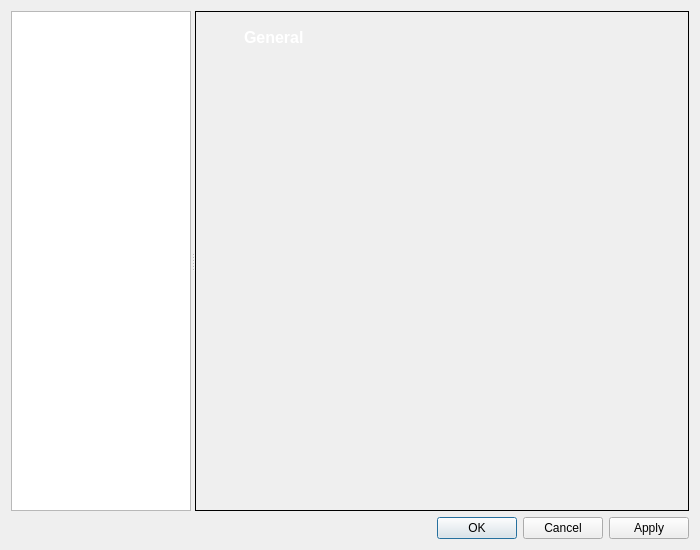
<?xml version="1.0" encoding="UTF-8"?>
<ui version="4.0">
 <class>VerticallyTabbedDialog</class>
 <widget class="QDialog" name="VerticallyTabbedDialog">
  <property name="geometry">
   <rect>
    <x>0</x>
    <y>0</y>
    <width>700</width>
    <height>550</height>
   </rect>
  </property>
  <property name="windowTitle">
   <string>Properties</string>
  </property>
  <layout class="QVBoxLayout" name="verticalLayout">
   <item>
    <widget class="QSplitter" name="splitter">
     <property name="orientation">
      <enum>Qt::Horizontal</enum>
     </property>
     <widget class="VerticalTabWidget" name="verticalTabs">
      <property name="minimumSize">
       <size>
        <width>180</width>
        <height>0</height>
       </size>
      </property>
      <property name="maximumSize">
       <size>
        <width>180</width>
        <height>16777215</height>
       </size>
      </property>
     </widget>
     <widget class="QWidget" name="contentWidget" native="true">
      <layout class="QVBoxLayout" name="verticalLayout_2">
       <property name="spacing">
        <number>0</number>
       </property>
       <property name="leftMargin">
        <number>0</number>
       </property>
       <property name="topMargin">
        <number>0</number>
       </property>
       <property name="rightMargin">
        <number>0</number>
       </property>
       <property name="bottomMargin">
        <number>0</number>
       </property>
       <item>
        <widget class="QFrame" name="blueBorder">
         <property name="frameShape">
          <enum>QFrame::Box</enum>
         </property>
         <property name="frameShadow">
          <enum>QFrame::Plain</enum>
         </property>
         <property name="lineWidth">
          <number>1</number>
         </property>
         <layout class="QVBoxLayout" name="verticalLayout_border">
          <property name="spacing">
           <number>0</number>
          </property>
          <property name="leftMargin">
           <number>0</number>
          </property>
          <property name="topMargin">
           <number>0</number>
          </property>
          <property name="rightMargin">
           <number>0</number>
          </property>
          <property name="bottomMargin">
           <number>0</number>
          </property>
          <item>
           <widget class="QFrame" name="TopPanel">
            <property name="minimumSize">
             <size>
              <width>0</width>
              <height>50</height>
             </size>
            </property>
            <property name="maximumSize">
             <size>
              <width>16777215</width>
              <height>50</height>
             </size>
            </property>
            <property name="styleSheet">
             <string notr="true">QFrame#TopPanel {
    background: qlineargradient(x1:0, y1:0, x2:0, y2:1,
                                stop:0 rgb(101, 140, 244),
                                stop:1 rgb(31, 102, 241));
}</string>
            </property>
            <property name="frameShape">
             <enum>QFrame::NoFrame</enum>
            </property>
            <layout class="QHBoxLayout" name="horizontalLayout">
             <property name="leftMargin">
              <number>10</number>
             </property>
             <property name="topMargin">
              <number>9</number>
             </property>
             <property name="rightMargin">
              <number>10</number>
             </property>
             <property name="bottomMargin">
              <number>9</number>
             </property>
             <item>
              <widget class="QLabel" name="TabImage">
               <property name="minimumSize">
                <size>
                 <width>32</width>
                 <height>32</height>
                </size>
               </property>
               <property name="maximumSize">
                <size>
                 <width>32</width>
                 <height>32</height>
                </size>
               </property>
               <property name="text">
                <string/>
               </property>
               <property name="scaledContents">
                <bool>true</bool>
               </property>
              </widget>
             </item>
             <item>
              <widget class="QLabel" name="TabTitle">
               <property name="styleSheet">
                <string notr="true">QLabel {
    color: white;
}</string>
               </property>
               <property name="text">
                <string>General</string>
               </property>
               <property name="font">
                <font>
                 <pointsize>12</pointsize>
                 <bold>true</bold>
                </font>
               </property>
              </widget>
             </item>
             <item>
              <spacer name="horizontalSpacer">
               <property name="orientation">
                <enum>Qt::Horizontal</enum>
               </property>
               <property name="sizeHint" stdset="0">
                <size>
                 <width>40</width>
                 <height>20</height>
                </size>
               </property>
              </spacer>
             </item>
            </layout>
           </widget>
          </item>
          <item>
           <widget class="QStackedWidget" name="ContentPanel">
            <property name="sizePolicy">
             <sizepolicy hsizetype="Expanding" vsizetype="Expanding">
              <horstretch>0</horstretch>
              <verstretch>0</verstretch>
             </sizepolicy>
            </property>
            <property name="styleSheet">
             <string notr="true">QStackedWidget &gt; QWidget {
    padding: 10px;
}</string>
            </property>
           </widget>
          </item>
         </layout>
        </widget>
       </item>
      </layout>
     </widget>
    </widget>
   </item>
   <item>
    <widget class="QDialogButtonBox" name="buttonBox">
     <property name="standardButtons">
      <set>QDialogButtonBox::Apply|QDialogButtonBox::Cancel|QDialogButtonBox::Ok</set>
     </property>
    </widget>
   </item>
  </layout>
 </widget>
 <customwidgets>
  <customwidget>
   <class>VerticalTabWidget</class>
   <extends>QListWidget</extends>
   <header>widgets/verticaltabwidget.h</header>
  </customwidget>
 </customwidgets>
 <resources/>
 <connections/>
</ui>
